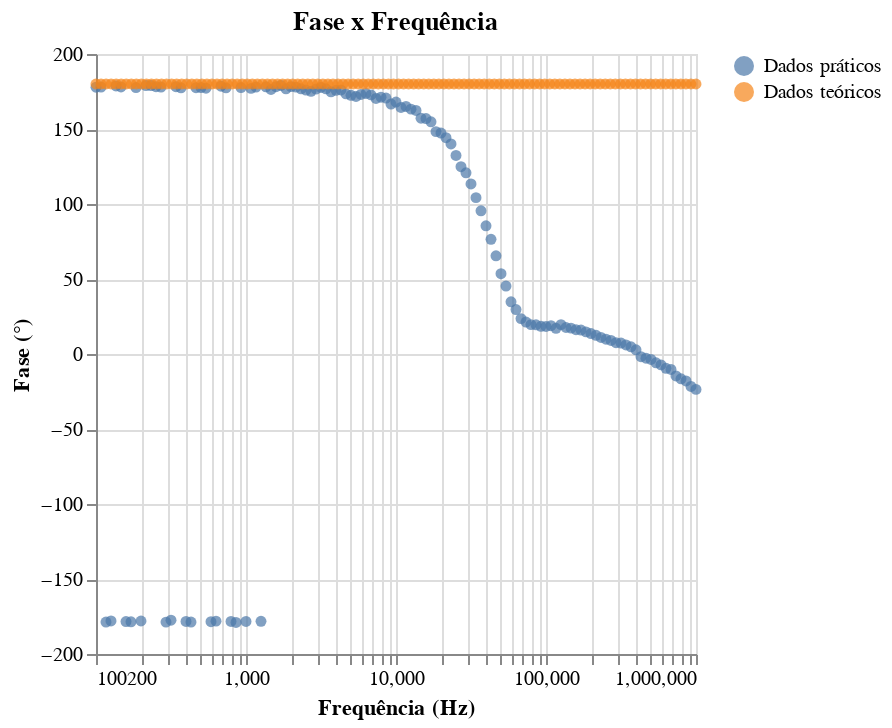

Notebook code for this chart:
### Markdown cell above
#### Fase

### Code cell
grafico_fase_baixo = alt.Chart(bode_baixo).mark_circle().encode(
    alt.X('Freq(Hz)', title='Frequência (Hz)', scale=alt.Scale(type='log')),
    alt.Y('Phase', title='Fase (°)'),
    alt.Color('Type', title=None)
).properties(title="Fase x Frequência")
grafico_fase_baixo

### Figure 1 — Vega-Lite specification as saved in the notebook (floating-point values rounded to 4 significant figures; data arrays with more than 128 entries replaced by an {"elided": "..."} marker saying what was removed)
{"config": {"view": {"continuousWidth": 300, "continuousHeight": 300}}, "data": {"name": "data-4a1c8b2cf54ef44509af6f013a062c1f"}, "mark": {"type": "circle"}, "encoding": {"color": {"field": "Type", "title": null, "type": "nominal"}, "x": {"field": "Freq(Hz)", "scale": {"type": "log"}, "title": "Frequência (Hz)", "type": "quantitative"}, "y": {"field": "Phase", "title": "Fase (°)", "type": "quantitative"}}, "title": "Fase x Frequência", "$schema": "https://vega.github.io/schema/vega-lite/v5.20.1.json", "datasets": {"data-4a1c8b2cf54ef44509af6f013a062c1f": {"elided": "241 records"}}}
